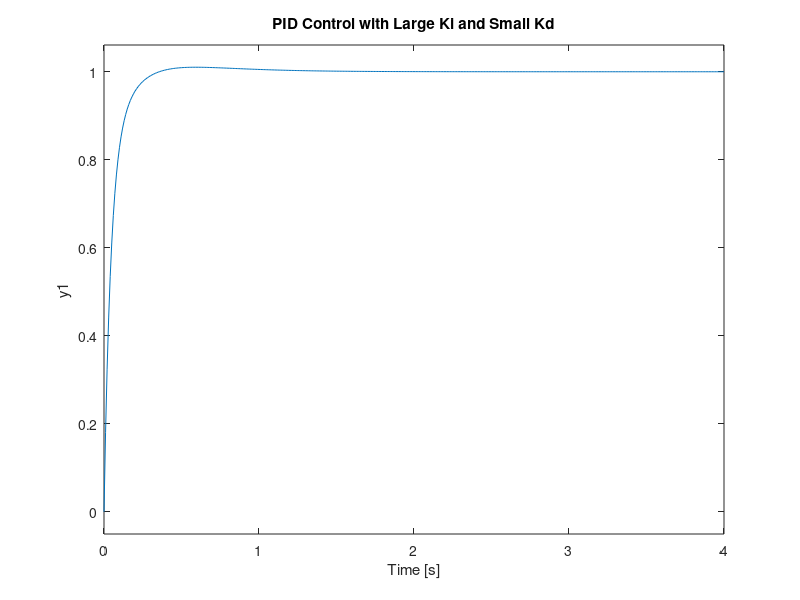

Write MATLAB code to recreate this figure.
J = 0.01;
b = 0.1;
K = 0.01;
R = 1;
L = 0.5;
s = tf('s');
P_motor = K/((J*s+b)*(L*s+R)+K^2);
Kp = 100;
Ki = 200;
Kd = 10;
C = pid(Kp,Ki,Kd);
sys_cl = feedback(C*P_motor,1);
step(sys_cl, 0:0.01:4)
grid
title('PID Control with Large Ki and Small Kd')
